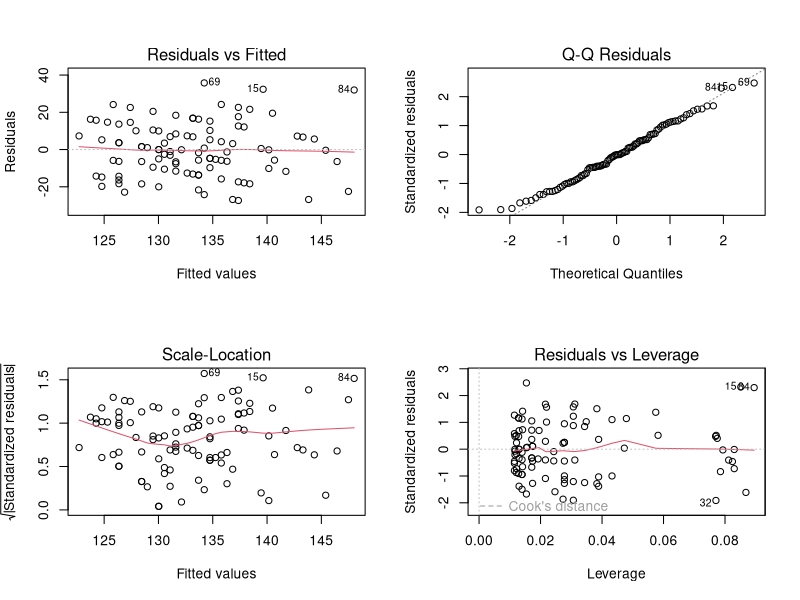
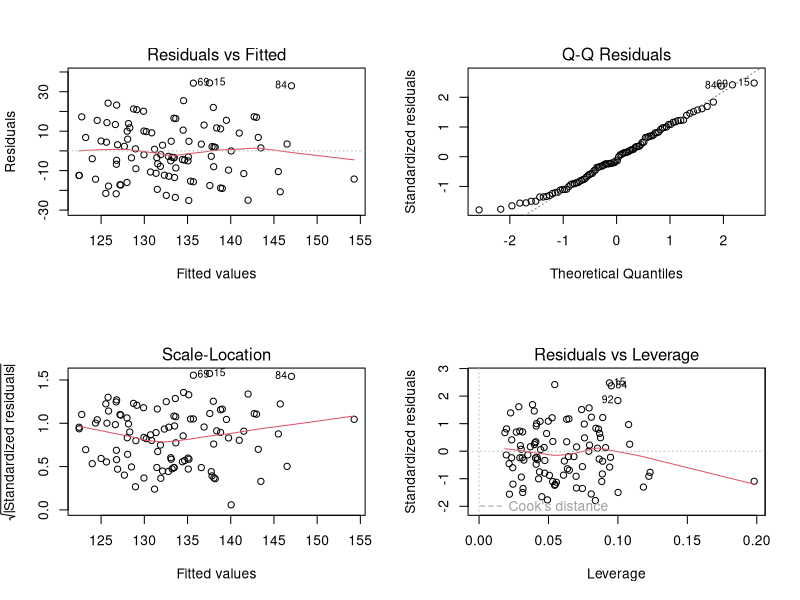
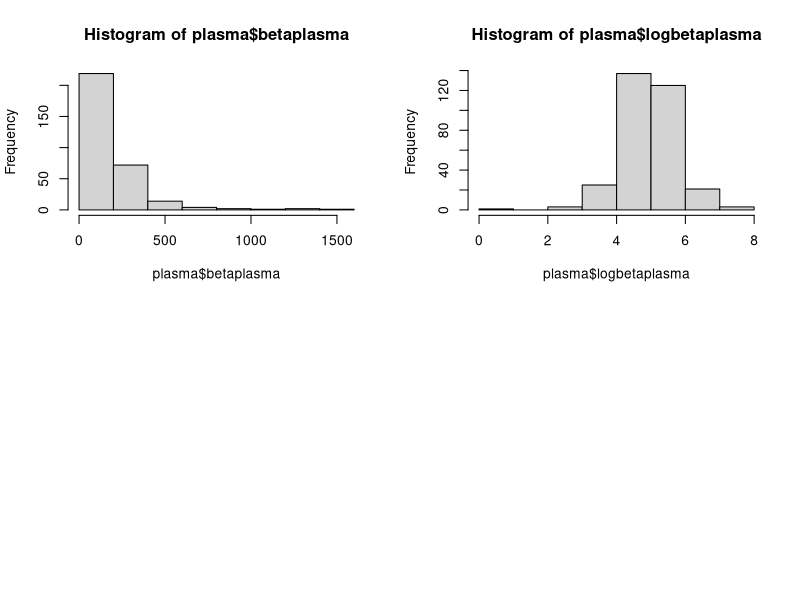
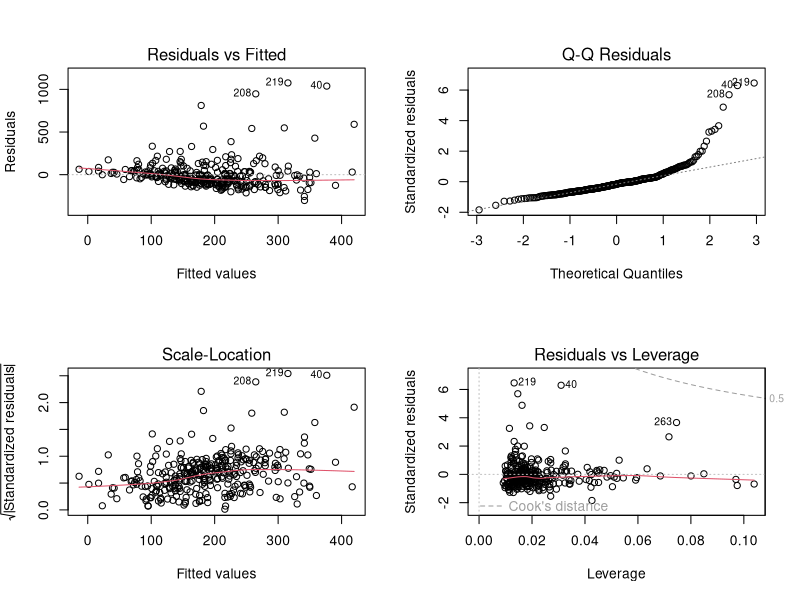
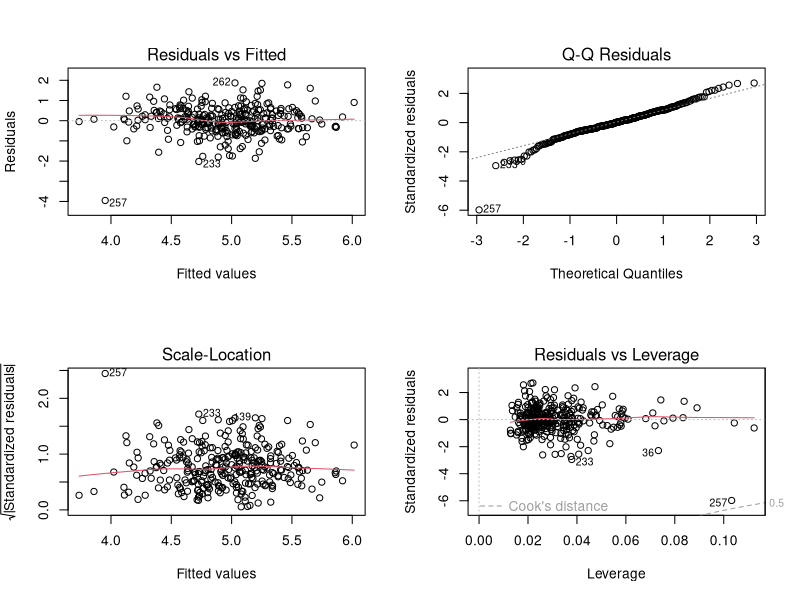
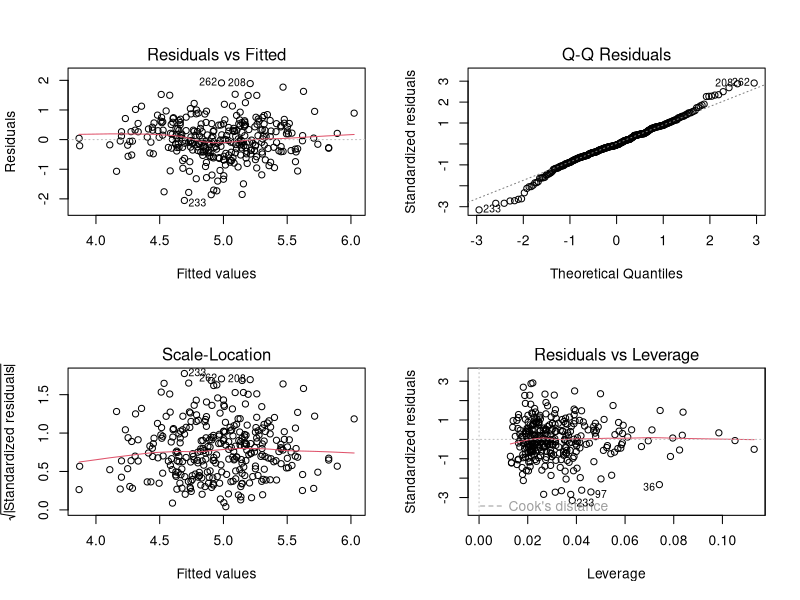

Generate these figures, in order, with R:
## ---- chunk 1
knitr::opts_chunk$set(echo = TRUE)
library(ggplot2)
library(GGally)
## ---- chunk 2
setwd("~/git/LinearRegressionR/_episodes_rmd")
data <- read.csv("data/data.csv",sep=",", header=TRUE, stringsAsFactors = TRUE)
data$ID <-as.factor(data$ID)
data$sex <- factor(data$sex,levels=c(0,1), labels = c( "Female","Male"))
data$fbs <- factor(data$fbs,levels=c(0,1), labels = c("<120", ">120"))
data$restecg <- factor(data$restecg,levels=c(0,1,2), labels = c("Normal", "ST Abnormality", "LVH"))
data$exang <- factor(data$exang,levels=c(0,1), labels = c("No", "Yes"))
data$slope <- factor(data$slope,levels=c(1,2,3), labels = c("Up-sloping", "Flat", "Down-sloping"))
data$cp <- factor(data$cp,levels=c(1,2,3,4), labels = c( "Typical angina","A-typical angina", "Non-Anginal pain", "Asymptomatic"))
data$class <- as.factor(data$class)
levels(data$class)[which(levels(data$class)=="0")] <- "No Disease"
levels(data$class)[which(levels(data$class)%in%c("1","2","3","4"))] <- "Disease"
## ---- chunk 3
n = c("trestbps", "age", "chol", "thalach")
round(cor(data[,n], method = "spearman", use = "pairwise.complete.obs"), 2)
## ---- chunk 4
i <- "age"
anova(lm(data$trestbps ~ data[,i]))
summary(lm(data$trestbps ~ data[,i]))
## ---- chunk 5
result_LM <- c()
N <- c(2:6)
for(i in N) {
  res <- lm(data$trestbps~data[,i])
  result_LM[i] <- anova(res)$`Pr(>F)`[1]
}
signfic_res_or_close <- colnames(data)[which(result_LM < 0.2)]

print(signfic_res_or_close)
## ---- chunk 6
newdataset <- data[, c("ID", "trestbps", signfic_res_or_close)] # create a new dataset only containing the data we will use in the model
rownames(newdataset) <- newdataset$ID # set the row names to be the ID of the observations
newdataset <- newdataset[, -1] # remove the ID column from the data
## ---- chunk 7
result <- lm(trestbps ~ ., data = newdataset)
anova(result)
summary(result)
## ---- chunk 8
step(result, direction = "backward") #Base R
## ---- chunk 9
library(MASS)
stepAIC(result, direction = "backward") #library MASS
## ---- chunk 10
finalmodel <- lm(trestbps ~ age + fbs, data = newdataset)
summary(finalmodel)
## ---- chunk 11
par(mfrow = c(2,2))
plot(finalmodel)
## ---- chunk 12
library(car)
car::vif(finalmodel)
## ---- chunk 13
Select<-c("ID", "age", "sex", "chol", "trestbps", "fbs", "thalach")

select_data <- data[,Select]
rownames(select_data) <- select_data$ID
select_data <- select_data[,-1]

result2 <- lm(trestbps ~ ., data = select_data) # . means add all variables except for the specified dependent variable
anova(result2)
summary(result2)
## ---- chunk 14
library(car)
car::vif(result2)
## ---- chunk 15
par(mfrow = c(2,2))
plot(result2)
## ---- chunk 16
plasma <- read.csv("data/Plasma.csv", sep = ",", header = TRUE, stringsAsFactors = TRUE)
str(plasma)
## ---- chunk 17
plasma$Patient.ID <- as.factor(plasma$Patient.ID)
plasma$sex <- as.factor(plasma$sex)
plasma$smokstat <- as.factor(plasma$smokstat)
plasma$vituse <- as.factor(plasma$vituse)
## ---- chunk 18
levels(plasma$sex)<-c("Male","Female")
levels(plasma$smokstat)<-c("Never","Former","Current")
levels(plasma$vituse)<-c("Often","NotOften","No")
## ---- chunk 19
summary(plasma)
## ---- chunk 20
hist(plasma$betaplasma)
## ---- chunk 21
shapiro.test(plasma$betaplasma)
## ---- chunk 22
plasma$logbetaplasma <- log(plasma$betaplasma + 1)
hist(plasma$logbetaplasma)
## ---- chunk 23
n <- as.vector(which(sapply(plasma, is.numeric)))
cor(plasma$betaplasma, plasma[,n], method="spearman", use="pairwise.complete.obs")
## ---- chunk 24
result_LM <- c()
N <- c(2:13)
for(i in N) {
  res <- lm(plasma$betaplasma ~ plasma[,i])
  result_LM[i] <- anova(res)$`Pr(>F)`[1]
}
signfic_res_or_close <- colnames(plasma)[which(result_LM < 0.2)]

print(signfic_res_or_close)
## ---- chunk 25
signif <- c("Patient.ID", "age", "sex", "smokstat", "quetelet", "vituse", "fat", "fiber", "cholesterol", "betadiet")

newdataset <- plasma[ , c(signif, "betaplasma")]
rownames(newdataset) <- newdataset$Patient.ID
newdataset <- newdataset[,-1]

#Conduct multiple linear regression on initially selected variables 
initial_result <- lm(betaplasma ~ ., data = newdataset)
summary(initial_result)
## ---- chunk 26
step(initial_result, direction = "backward")
## ---- chunk 27
finalmodel_raw <- lm(formula = betaplasma ~ quetelet + vituse + fiber + cholesterol + betadiet, data = newdataset)
summary(finalmodel_raw)
## ---- chunk 28
par(mfrow = c(2,2))
plot(finalmodel_raw)
## ---- chunk 29
result_LM <- c()
N <- c(2:13)
for(i in N) {
  res <- lm(plasma$logbetaplasma~plasma[,i])
  result_LM[i] <- anova(res)$`Pr(>F)`[1]
}
signfic_res_or_close <- colnames(data)[which(result_LM < 0.2)]
## ---- chunk 30
signif <- c("Patient.ID", "age", "sex", "quetelet", "vituse", "smokstat", "fat", "fiber", "cholesterol", "betadiet")

newdataset <- plasma[ , c(signif,"logbetaplasma")]
rownames(newdataset) <- newdataset$Patient.ID
newdataset <- newdataset[,-1]

#Conduct multiple linear regression on initially selected variables 
initial_result <- lm(logbetaplasma ~ ., data = newdataset)
summary(initial_result)

#Backward Elimination
step(initial_result,direction = "backward")
## ---- chunk 31
finalmodel <- lm(formula = logbetaplasma ~ age + quetelet + vituse + smokstat + 
                 fiber + cholesterol + betadiet, data = newdataset)
summary(finalmodel)
## ---- chunk 32
par(mfrow = c(2,2))
plot(finalmodel)
## ---- chunk 33
plasma[257,]
## ---- chunk 34
data <- na.omit(plasma)
n <- which(data$Patient.ID == "257")
data <- data[-n,]
data$logbetaplasma <- log(data$betaplasma) # don't need +1 anymore as the 0 value has been removed

finalmodel <- lm(formula = logbetaplasma ~ age + quetelet + vituse + smokstat + 
                 fiber + cholesterol + betadiet, data = data)
summary(finalmodel)
## ---- chunk 35
step(finalmodel,direction = "backward")
## ---- chunk 36
res <- lm(formula = logbetaplasma ~ age + quetelet + vituse + smokstat + 
          fiber + cholesterol + betadiet, data = data)
summary(res)
## ---- chunk 37
par(mfrow = c(2,2))
plot(res)
